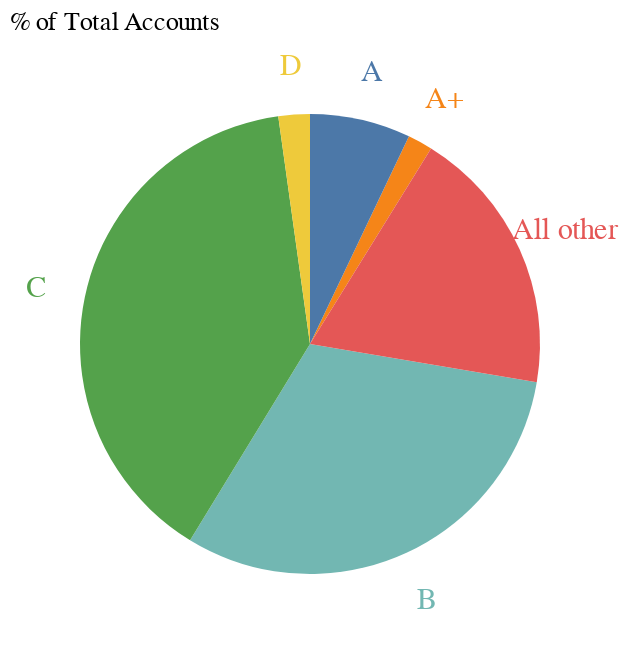

The code cell stored with this chart in its notebook:
### Markdown cell above
Some of the adjustments needed to bring it closer to the original include reordering the tiers, changing the labels position, altering the color palette, and adding an title.

### Code cell
## % of Accounts Pie Chart

# Creating a base chart with a title, aligned to the left and with normal font weight
base = alt.Chart(
    table_charts, 
    title = alt.Title(r"% of Total Accounts", anchor = 'start', fontWeight = 'normal')
).encode(
    theta = alt.Theta("% Accounts:Q", stack = True), # Encoding the angle (theta) for the pie chart
    color = alt.Color('Tier', legend = None), # Encoding color based on the 'Tier' field
    order = alt.Order(field = 'Tier') # Ordering the sectors of the pie chart based on the 'Tier' field
)

# Creating the pie chart with an outer radius of 115
pie = base.mark_arc(outerRadius = 115)

# Creating text labels for each sector of the pie chart
text = base.mark_text(radius = 140, size = 15).encode(text = alt.Text("Tier"))

# Combining the pie chart and text labels
acc_pie = pie + text
acc_pie

### Figure 1 — Vega-Lite specification as saved in the notebook (floating-point values rounded to 4 significant figures)
{"config": {"view": {"continuousWidth": 300, "continuousHeight": 300}}, "layer": [{"mark": {"type": "arc", "outerRadius": 115}, "encoding": {"color": {"field": "Tier", "legend": null, "type": "nominal"}, "order": {"field": "Tier"}, "theta": {"field": "% Accounts", "stack": true, "type": "quantitative"}}, "title": {"text": "% of Total Accounts", "anchor": "start", "fontWeight": "normal"}}, {"mark": {"type": "text", "radius": 140, "size": 15}, "encoding": {"color": {"field": "Tier", "legend": null, "type": "nominal"}, "order": {"field": "Tier"}, "text": {"field": "Tier", "type": "nominal"}, "theta": {"field": "% Accounts", "stack": true, "type": "quantitative"}}, "title": {"text": "% of Total Accounts", "anchor": "start", "fontWeight": "normal"}}], "data": {"name": "data-a60d9a076f3158fd30f193ba37da523b"}, "$schema": "https://vega.github.io/schema/vega-lite/v5.20.1.json", "datasets": {"data-a60d9a076f3158fd30f193ba37da523b": [{"Tier": "A+", "# of Accounts": 19.0, "% Accounts": 1.746, "Revenue ($M)": 3.927, "% Revenue": 21.0}, {"Tier": "A", "# of Accounts": 77.0, "% Accounts": 7.077, "Revenue ($M)": 4.675, "% Revenue": 25.0}, {"Tier": "B", "# of Accounts": 338.0, "% Accounts": 31.07, "Revenue ($M)": 5.984, "% Revenue": 32.0}, {"Tier": "C", "# of Accounts": 425.0, "% Accounts": 39.06, "Revenue ($M)": 2.805, "% Revenue": 15.0}, {"Tier": "D", "# of Accounts": 24.0, "% Accounts": 2.206, "Revenue ($M)": 0.374, "% Revenue": 2.0}, {"Tier": "All other", "# of Accounts": 205.0, "% Accounts": 18.84, "Revenue ($M)": 0.935, "% Revenue": 5.0}]}}
